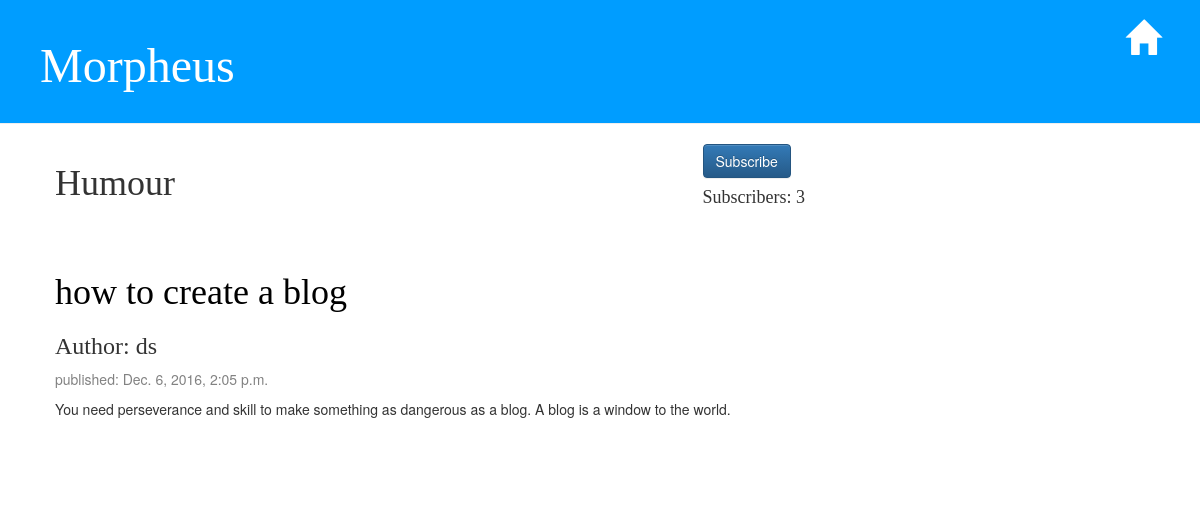
Page /topic/Humour/ on the committed database.
### blog/models.py (models this page shows, shortened)
class Post(models.Model):
    author = models.ForeignKey('auth.User')
    title = models.CharField(max_length=200)
    text = models.TextField()
    created_date = models.DateTimeField(
            default=timezone.now)
    published_date = models.DateTimeField(
            blank=True, null=True)
    post_topic = models.ForeignKey('Topic', on_delete = models.CASCADE)

### blog/views.py (the view)
# urls.py: url(r'^topic/(?P<topic_pk>\w+?)/$', views.topic, name = 'topic'),
def topic(request, topic_pk):
    topic_posts = Post.objects.filter(post_topic__topic_title=topic_pk)
    title = topic_pk
    subs = get_object_or_404(Topic, topic_title=topic_pk)
    subno = subs.number_followers
    return render(request, 'blog/topic.html', {'topic_posts': topic_posts, 'title': title, 'subno': subno})

### blog/templates/blog/topic.html (shortened to what this page needs)
{%extends 'blog/base.html'%}
{% block content %}
   <div class="pull-right">
        <a href="{% url 'subscribe' sub_pk=title %}"><button type = "button" class = "btn btn-primary">Subscribe</button></a>
            <h4> Subscribers: {{ subno }}</h4>
    </div>
    <h1>{{ title }}</h1>
    {% for post in topic_posts %}
        <div class="post">
            <h1><a href="{% url 'post_detail' pk=post.pk %}">{{ post.title }}</a></h1>
            <h3>Author: {{ post.author }}</h3>
            <div class="date">
                <p>published: {{ post.published_date }}</p>
            </div>
            <p>{{ post.text|linebreaksbr }}</p>
        </div>
    {% endfor %}
{% endblock %}

### blog/static/css/blog.css (style rules this page uses)
h1, h2, h3, h4 { font-family: 'Georgia', serif; }
.date { color: #828282; }
.post { margin-bottom: 70px; }
.post h1 a, .post h1 a:visited { color: #000000; }

### rows in the picture
Post: title "how to create a blog", author "ds", published_date "Dec. 6, 2016, 2:05 p.m.", text "You need perseverance and skill to make something as dangerous as a blog. A blog is a window to the world."

### other values in the picture
{{ subno }} "3"
{{ title }} "Humour"
